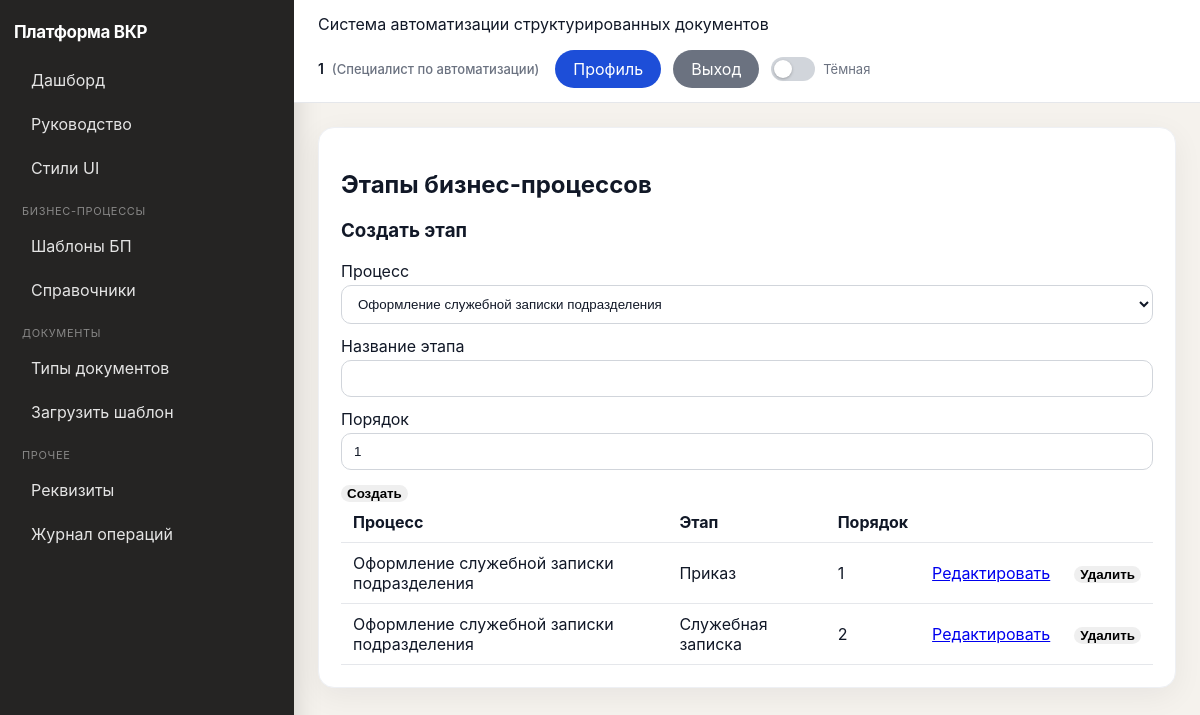
Screenshot of /ui/process-steps/ (signed in) with the database file from the repository.
### apps/users/models.py (models this page shows, shortened)
class Users(models.Model):
    user_id = models.BigAutoField(primary_key=True)
    login = models.CharField(max_length=150, unique=True)
    full_name = models.CharField(max_length=255)
    password = models.CharField(max_length=255, default="changeme")
    password_hash = models.CharField(max_length=255, blank=True)
    role_id = models.ForeignKey("roles.Roles", on_delete=models.PROTECT, related_name="users")
    class Meta:
        db_table = "Users"

### apps/roles/models.py (models this page shows, shortened)
class Roles(models.Model):
    role_id = models.BigAutoField(primary_key=True)
    role_name = models.CharField(max_length=50, unique=True)
    description = models.TextField(blank=True)
    class Meta:
        db_table = "Roles"

### apps/processes/models.py (models this page shows, shortened)
class ProcessSteps(models.Model):
    step_id = models.BigAutoField(primary_key=True)
    name = models.CharField(max_length=255)
    step_order = models.PositiveIntegerField()
    process_id = models.ForeignKey(Processes, on_delete=models.CASCADE, related_name="steps")
    class Meta:
        db_table = "ProcessSteps"
        unique_together = ("process_id", "step_order")
        ordering = ("process_id", "step_order")

class Processes(models.Model):
    process_id = models.BigAutoField(primary_key=True)
    name = models.CharField(max_length=255)
    description = models.TextField(blank=True)
    class Meta:
        db_table = "Processes"

### apps/documents/views.py (the view, shortened to what this page needs)
# urls.py: path("ui/process-steps/", UIProcessStepsView.as_view(), name="ui-process-steps"),
class UIProcessStepsView(LoginRequiredRoleMixin, View):
    allowed_roles = {"ADMIN", "SPECIALIST"}
    def get(self, request):
        edit_id = request.GET.get("edit_id")
        edit_step = ProcessSteps.objects.filter(step_id=edit_id).first() if edit_id else None
        steps = ProcessSteps.objects.select_related("process_id").all().order_by("process_id__name", "step_order")
        return render(
            request,
            "ui/specialist/process_steps.html",
            {"steps": steps, "processes": Processes.objects.all(), "edit_step": edit_step},
        )

### apps/users/context_processors.py (called while the page is built)
def current_enterprise_user(request):
    return {"current_enterprise_user": get_request_user(request)}

### apps/users/permissions.py (called while the page is built)
def get_request_user(request):
    params = getattr(request, "query_params", getattr(request, "GET", {}))
    user_id = request.session.get("user_id") or request.headers.get("X-User-Id") or params.get("user_id")
    if not user_id:
        return None
    try:
        return Users.objects.select_related("role_id").get(user_id=user_id)
    except Users.DoesNotExist:
        return None

### apps/users/templatetags/ui_labels.py (called while the page is built)
@register.filter
def role_ru(value):
    return ROLE_LABELS.get(value, value)

### apps/users/ui_permissions.py (called while the page is built)
    @method_decorator(csrf_protect)
    def dispatch(self, request, *args, **kwargs):
        user = get_request_user(request)
        if not user:
            return redirect("login-page")
        request.enterprise_user = user
        if self.allowed_roles and user.role_id.role_name not in self.allowed_roles:
            return redirect("dashboard")
        return super().dispatch(request, *args, **kwargs)

### templates/ui/specialist/process_steps.html (shortened to what this page needs)
{% extends "ui/base.html" %}
{% block content %}
<h2>Этапы бизнес-процессов</h2>
<h3>{% if edit_step %}Редактирование этапа{% else %}Создать этап{% endif %}</h3>
<form method="post">{% csrf_token %}
  <label>Процесс</label>
  <select name="process_id">
    {% for p in processes %}
      <option value="{{ p.process_id }}" {% if edit_step.process_id_id == p.process_id %}selected{% endif %}>{{ p.name }}</option>
    {% endfor %}
  </select>
  <label>Название этапа</label><input name="name" value="{{ edit_step.name }}" required />
  <label>Порядок</label><input type="number" name="step_order" value="{{ edit_step.step_order|default:'1' }}" required />
  <button type="submit">{% if edit_step %}Сохранить{% else %}Создать{% endif %}</button>
</form>
<table>
  <thead><tr><th>Процесс</th><th>Этап</th><th>Порядок</th><th></th><th></th></tr></thead>
  <tbody>
  {% for s in steps %}
    <tr>
      <td>{{ s.process_id.name }}</td>
      <td>{{ s.name }}</td>
      <td>{{ s.step_order }}</td>
      <td><a href="/ui/process-steps/?edit_id={{ s.step_id }}">Редактировать</a></td>
      <td>
        <form method="post">{% csrf_token %}
          <button type="submit">Удалить</button>
        </form>
      </td>
    </tr>
  {% empty %}
    <tr><td colspan="5">Этапы отсутствуют</td></tr>
  {% endfor %}
  </tbody>
</table>
{% endblock %}

### templates/ui/base.html (shortened to what this page needs)
<!doctype html>
<html lang="ru">
<head>
</head>
{% load ui_labels %}
<body>
<div class="layout">
    <aside class="sidebar">
        <div class="brand">Платформа ВКР</div>
        <nav class="menu">
            <a href="/" class="{% if request.path == '/' %}active{% endif %}">Дашборд</a>
            <a href="/ui/help/" class="{% if '/ui/help/' in request.path %}active{% endif %}">Руководство</a>
            {% if current_enterprise_user %}
            <a href="{% url 'ui-system-styleguide' %}" class="{% if '/ui/system/styleguide' in request.path %}active{% endif %}">Стили UI</a>
                {% if current_enterprise_user.role_id.role_name == "ADMIN" %}
                    <div class="menu-title">Основное</div>
                    <a href="/ui/users/" class="{% if '/ui/users/' in request.path %}active{% endif %}">Пользователи</a>
                    <a href="/ui/roles/" class="{% if '/ui/roles/' in request.path %}active{% endif %}">Роли</a>
                    <a href="/ui/documents/" class="{% if '/ui/documents/' in request.path %}active{% endif %}">Документы</a>
                    <div class="menu-title">Контроль</div>
                    <a href="/ui/logs/" class="{% if '/ui/logs/' in request.path %}active{% endif %}">Журнал операций</a>
                {% elif current_enterprise_user.role_id.role_name == "SPECIALIST" %}
                    <div class="menu-title">Бизнес-процессы</div>
                    <a href="/ui/bpm/process-templates/" class="{% if '/ui/bpm/process-templates' in request.path %}active{% endif %}">Шаблоны БП</a>
                    <a href="/ui/bpm/dictionaries/" class="{% if '/ui/bpm/dictionaries' in request.path %}active{% endif %}">Справочники</a>
                    <div class="menu-title">Документы</div>
                    <a href="/ui/document-types/" class="{% if '/ui/document-types/' in request.path %}active{% endif %}">Типы документов</a>
                    <a href="/ui/templates/create/" class="{% if '/ui/templates/create' in request.path %}active{% endif %}">Загрузить шаблон</a>
                    <div class="menu-title">Прочее</div>
                    <a href="/ui/requisites/" class="{% if '/ui/requisites/' in request.path %}active{% endif %}">Реквизиты</a>
                    <a href="/ui/logs/" class="{% if '/ui/logs/' in request.path %}active{% endif %}">Журнал операций</a>
                {% endif %}
            {% endif %}
        </nav>
    </aside>
    <main class="main">
        <div class="topbar">
            <div>
                Система автоматизации структурированных документов
            </div>
            <div class="topbar-user">
                {% if current_enterprise_user %}
                    <span class="topbar-user-meta">
                        <strong>{{ current_enterprise_user.full_name }}</strong>
                        <span class="topbar-user-role">({{ current_enterprise_user.role_id.role_name|role_ru }})</span>
                    </span>
                    <div class="topbar-actions">
                        <a href="/profile/" class="btn btn-save btn-pill btn-inline">Профиль</a>
                        <a href="/logout/" class="btn btn-back btn-pill btn-inline">Выход</a>
                        <label class="theme-toggle" title="Тёмная тема">
                            <span class="theme-toggle-track" aria-hidden="true"></span>
                            <span class="theme-toggle-label">Тёмная</span>
                        </label>
                    </div>
                {% else %}
                    <a href="/login/" class="btn btn-save btn-pill">Вход</a>
                {% endif %}
            </div>
        </div>
        <div class="content">
            <div class="panel">
                {% block content %}{% endblock %}
            </div>
        </div>
    </main>
</div>
</body>
</html>

### templates/ui/base.html (style rules this page uses)
:root { --bg: #f5f2ed; --sidebar-bg: #252423; --sidebar-text: #e8e6e3; --card: #ffffff; --border: #e5e7eb; --card-border: #eef0f4; --topbar-bg: #ffffff; --text: #111827; --muted: #6b7280; --save: #1d4ed8; --edit: #c2410c; --delete: #b91c1c; --back: #6b7280; --info: #2563eb; --ok: #16a34a; --warn: #ca8a04; --err: #dc2626; --link: #2563eb; --row-hover: #f8fafc; --input-bg: #ffffff; --input-border: #d1d5db; --field-border: #f1f5f9; --readonly-bg: #f8fafc; --readonly-text: #334155; --panel-shadow: rgba(15, 23, 42, 0.06); --card-shadow: rgba(15, 23, 42, 0.05); --toggle-track: #d1d5db; --toggle-thumb: #ffffff; --inset-bg: #fafafa; }
body { font-family: -apple-system, BlinkMacSystemFont, "Segoe UI", sans-serif; margin: 0; background:var(--bg); color:var(--text); transition: background .2s, color .2s; }
.layout { display:flex; min-height: 100vh; }
.sidebar { width:264px; background:var(--sidebar-bg); color:var(--sidebar-text); padding:22px 16px 22px 14px; box-shadow: 4px 0 24px rgba(0,0,0,.12); }
.brand { font-weight:700; margin-bottom:18px; letter-spacing:-0.02em; color:#fff; font-size:17px; }
.menu-title { margin:16px 0 8px 8px; color:rgba(255,255,255,.45); font-size:11px; text-transform:uppercase; letter-spacing:.06em; }
.menu a { display:block; padding:10px 12px 10px 14px; text-decoration:none; color:rgba(255,255,255,.88); border-radius:10px; margin-bottom:4px; transition: background .15s; border-left:3px solid transparent; }
.main { flex:1; }
.topbar { background:var(--topbar-bg); border-bottom:1px solid var(--border); padding:14px 24px; display:flex; justify-content:space-between; align-items:center; gap:16px; flex-wrap:wrap; transition: background .2s, border-color .2s; }
.topbar-user { display:flex; align-items:center; gap:12px 16px; flex-wrap:wrap; justify-content:flex-end; }
.topbar-user-meta { font-size:14px; line-height:1.35; }
.topbar-user-meta strong { font-weight:600; }
.topbar-user-role { color:var(--muted); font-size:13px; font-weight:500; margin-left:4px; }
.topbar-actions { display:inline-flex; align-items:center; gap:8px; flex-wrap:wrap; }
.theme-toggle { display:inline-flex; align-items:center; gap:8px; cursor:pointer; user-select:none; margin:0; }
.theme-toggle-track { width:44px; height:24px; background:var(--toggle-track); border-radius:999px; position:relative; transition: background .2s; flex-shrink:0; }
.theme-toggle-track::after { content:""; position:absolute; width:18px; height:18px; background:var(--toggle-thumb); border-radius:50%; top:3px; left:3px; transition: transform .2s, background .2s; box-shadow:0 1px 3px rgba(0,0,0,.25); }
.theme-toggle-label { font-size:13px; color:var(--muted); white-space:nowrap; }
.content { padding:24px; }
.panel { background:var(--card); border-radius:16px; padding:22px; box-shadow:0 8px 30px var(--panel-shadow); border:1px solid var(--card-border); transition: background .2s, border-color .2s, box-shadow .2s; }
table { width:100%; border-collapse: collapse; }
th, td { text-align:left; padding:10px 12px; border-bottom:1px solid var(--border); }
input, select, textarea { width:100%; box-sizing:border-box; padding:10px 12px; border:1px solid var(--input-border); border-radius:10px; margin-top:4px; margin-bottom:12px; background:var(--input-bg); color:var(--text); }
button { cursor:pointer; border:none; border-radius:10px; font-weight:600; }
.btn { display:inline-block; padding:10px 16px; color:#fff; text-decoration:none; text-align:center; }
.btn-save { background:var(--save); }
.btn-back { background:var(--back); color:#fff; }
.btn-inline { width:auto; margin:0 4px 0 0; }
.btn-pill { border-radius: 999px; padding: 9px 18px; }

### rows the page displays
Users: full_name "1", role_id.role_name|role_ru "Специалист по автоматизации"
ProcessSteps: process_id.name "Оформление служебной записки подразделения", name "Приказ", step_order "1"
ProcessSteps: process_id.name "Оформление служебной записки подразделения", name "Служебная записка", step_order "2"

### other values shown
form field process_id "Оформление служебной записки подразделения"
